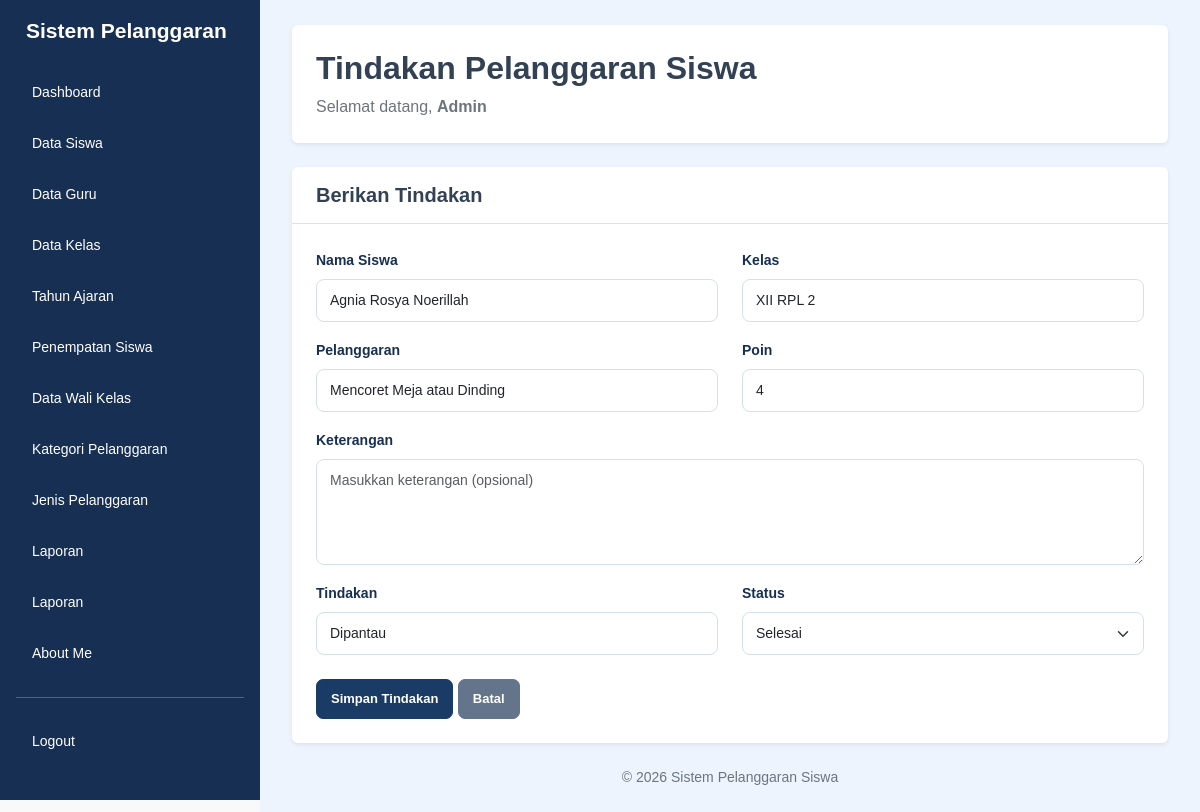
Screenshot of /beri_tindakan.php?id=56 (signed in) with the database file from the repository.
### tables this page shows
CREATE TABLE `t_pelanggaran_siswa` (
  `id` int(11) NOT NULL,
  `tahun_ajaran_id` int(11) NOT NULL,
  `siswa_id` int(11) NOT NULL,
  `nama_siswa` varchar(150) NOT NULL,
  `kelas_id` int(11) NOT NULL,
  `nama_kelas` varchar(100) NOT NULL,
  `pelanggaran_id` int(11) NOT NULL,
  `nama_pelanggaran` varchar(150) NOT NULL,
  `pelanggaran_kategori_id` int(11) NOT NULL,
  `guru_id` int(11) NOT NULL,
  `nama_guru` varchar(150) NOT NULL,
  `tanggal` date NOT NULL,
  `keterangan` text NOT NULL,
  `poin` int(11) NOT NULL,
  `tindakan` text NOT NULL,
  `status` varchar(30) NOT NULL,
  `created_at` timestamp NOT NULL DEFAULT current_timestamp(),
  `updated_at` timestamp NOT NULL DEFAULT current_timestamp()
);

### beri_tindakan.php (the view, shortened to what this page needs)
<?php
include 'config/koneksi.php';
$nama_login = $_SESSION['name'] ?? 'Pengguna';
$role = strtolower(trim($_SESSION['role'] ?? ''));
$halaman = basename($_SERVER['PHP_SELF']);
$id = isset($_GET['id']) ? (int) $_GET['id'] : 0;
$query = mysqli_query($koneksi, "
    SELECT *
    FROM t_pelanggaran_siswa
    WHERE id = $id
");
$data = mysqli_fetch_assoc($query);
$pilihan_status = [
    'Belum',
    'Diproses',
    'Selesai'
];
$keterangan_saat_ini = $data['keterangan'] ?? '';
$tindakan_saat_ini = $data['tindakan'] ?? '';
$status_saat_ini = $data['status'] ?? 'Belum';
?>
<!DOCTYPE html>
<html lang="id">
<head>
    <link href="https://cdn.jsdelivr.net/npm/bootstrap@5.3.8/dist/css/bootstrap.min.css" rel="stylesheet">
    <link rel="stylesheet" href="style/style.css">
</head>
<body class="bg-light">
<div class="container-fluid">
    <div class="row">
        <div class="sidebar col-md-3 col-lg-2 position-fixed top-0 start-0 vh-100 p-3 overflow-auto">
            <h4 class="text-white mb-4">Sistem Pelanggaran</h4>
            <ul class="nav nav-pills flex-column gap-1">
                <?php if ($role == 'admin') { ?>
                    <li class="nav-item">
                        <a href="dashboard.php"
                           class="nav-link <?= $halaman == 'dashboard.php' ? 'active' : 'text-white'; ?>">
                            Dashboard
                        </a>
                    </li>
                    <li class="nav-item">
                        <a href="data_siswa.php" class="nav-link text-white">Data Siswa</a>
                    </li>
                    <li class="nav-item">
                        <a href="data_guru.php" class="nav-link text-white">Data Guru</a>
                    </li>
                    <li class="nav-item">
                        <a href="data_kelas.php" class="nav-link text-white">Data Kelas</a>
                    </li>
                    <li class="nav-item">
                        <a href="data_tahun_ajaran.php" class="nav-link text-white">Tahun Ajaran</a>
                    </li>
                    <li class="nav-item">
                        <a href="data_penempatan_siswa.php" class="nav-link text-white">Penempatan Siswa</a>
                    </li>
                    <li class="nav-item">
                        <a href="data_wali_kelas.php" class="nav-link text-white">Data Wali Kelas</a>
                    </li>
                    <li class="nav-item">
                        <a href="data_kategori_pelanggaran.php" class="nav-link text-white">Kategori Pelanggaran</a>
                    </li>
                    <li class="nav-item">
                        <a href="data_jenis_pelanggaran.php" class="nav-link text-white">Jenis Pelanggaran</a>
                    </li>
                    <li class="nav-item">
                        <a href="laporan.php" class="nav-link text-white">Laporan</a>
                    </li>
                <?php } ?>
                <li class="nav-item">
                    <a href="laporan.php" class="nav-link text-white">
                        Laporan
                    </a>
                </li>
                <li class="nav-item">
                    <a href="about_me.php" class="nav-link text-white">
                        About Me
                    </a>
                </li>
                <hr class="border-white">
                <li class="nav-item">
                    <a href="logout.php" class="nav-link text-white">
                        Logout
                    </a>
                </li>
            </ul>
        </div>
        <main class="content-main">
            <div class="page-content">
                <div class="bg-white rounded shadow-sm p-4 mb-4">
                    <h2 class="fw-bold">Tindakan Pelanggaran Siswa</h2>
                    <p class="text-secondary mb-0">
                        Selamat datang,
                        <b><?= htmlspecialchars($nama_login); ?></b>
                    </p>
                </div>
                <div class="bg-white rounded shadow-sm mb-4">
                    <div class="border-bottom px-4 py-3">
                        <h5 class="fw-bold mb-0">Berikan Tindakan</h5>
                    </div>
                    <div class="p-4">
                        <form method="POST">
                            <div class="row">
                                <div class="col-md-6 mb-3">
                                    <label class="form-label">Nama Siswa</label>
                                    <input
                                        type="text"
                                        class="form-control"
                                        value="<?= htmlspecialchars($data['nama_siswa'] ?? '-'); ?>"
                                        readonly
                                    >
                                </div>
                                <div class="col-md-6 mb-3">
                                    <label class="form-label">Kelas</label>
                                    <input
                                        type="text"
                                        class="form-control"
                                        value="<?= htmlspecialchars($data['nama_kelas'] ?? '-'); ?>"
                                        readonly
                                    >
                                </div>
                                <div class="col-md-6 mb-3">
                                    <label class="form-label">Pelanggaran</label>
                                    <input
                                        type="text"
                                        class="form-control"
                                        value="<?= htmlspecialchars($data['nama_pelanggaran'] ?? '-'); ?>"
                                        readonly
                                    >
                                </div>
                                <div class="col-md-6 mb-3">
                                    <label class="form-label">Poin</label>
                                    <input
                                        type="text"
                                        class="form-control"
                                        value="<?= htmlspecialchars($data['poin'] ?? '-'); ?>"
                                        readonly
                                    >
                                </div>
                                <div class="col-12 mb-3">
                                    <label for="keterangan" class="form-label">
                                        Keterangan
                                    </label>
                                    <textarea
                                        name="keterangan"
                                        id="keterangan"
                                        class="form-control"
                                        rows="4"
                                        placeholder="Masukkan keterangan (opsional)"
                                    ><?= htmlspecialchars($keterangan_saat_ini); ?></textarea>
                                </div>
                                <div class="col-md-6 mb-3">
                                    <label for="tindakan" class="form-label">
                                        Tindakan
                                    </label>
                                    <input
                                        type="text"
                                        name="tindakan"
                                        id="tindakan"
                                        class="form-control"
                                        value="<?= htmlspecialchars($tindakan_saat_ini); ?>"
                                        placeholder="Masukkan tindakan (opsional)"
                                    >
                                </div>
                                <div class="col-md-6 mb-4">
                                    <label for="status" class="form-label">
                                        Status
                                    </label>
                                    <select
                                        name="status"
                                        id="status"
                                        class="form-select"
                                        required
                                    >
                                        <?php foreach ($pilihan_status as $pilihan) { ?>
                                            <option
                                                value="<?= htmlspecialchars($pilihan); ?>"
                                                <?= ($status_saat_ini == $pilihan) ? 'selected' : ''; ?>
                                            >
                                                <?= htmlspecialchars($pilihan); ?>
                                            </option>
                                        <?php } ?>
                                    </select>
                                </div>
                            </div>
                            <button
                                type="submit"
                                name="simpan"
                                class="btn btn-primary"
                            >
                                Simpan Tindakan
                            </button>
                            <a href="tindakan.php" class="btn btn-secondary">
                                Batal
                            </a>
                        </form>
                    </div>
                </div>
                <p class="text-secondary text-center mt-4 small">
                    © 2026 Sistem Pelanggaran Siswa
                </p>
            </div>
        </main>
    </div>
</div>
</body>
</html

### style/style.css (style rules this page uses)
* { box-sizing: border-box; }
html { width: 100%; min-height: 100%; overflow-x: hidden; }
body { width: 100%; min-height: 100vh; margin: 0; padding: 0; font-family: Arial, Helvetica, sans-serif; background-color: #edf4fd; color: #334155; }
a { text-decoration: none; }
.sidebar { position: fixed !important; top: 0; left: 0; width: 260px !important; max-width: 260px !important; height: 100vh; padding: 24px 15px; background-color: #172f52 !important; z-index: 1001; overflow-y: auto; overflow-x: hidden; flex: none !important; }
.sidebar h4 { color: #ffffff; font-size: 21px; font-weight: 700; margin: 0 0 38px; padding: 0 10px; line-height: 1.4; }
.sidebar .nav { display: flex; flex-direction: column; gap: 7px; }
.sidebar .nav-item { width: 100%; }
.sidebar .nav-link { display: block; width: 100%; padding: 13px 16px; border-radius: 9px; color: #e2eaf6; font-size: 14px; font-weight: 500; transition: all 0.2s ease; }
.content-main { display: block !important; position: relative; width: calc(100% - 260px) !important; max-width: none !important; min-height: 100vh; margin-left: 260px !important; margin-right: 0 !important; padding: 25px 32px 35px !important; background-color: #edf4fd; overflow-x: hidden; }
.btn { display: inline-flex; justify-content: center; align-items: center; border-radius: 7px; padding: 9px 14px; font-size: 13px; font-weight: 600; white-space: nowrap; transition: all 0.2s ease; }
.btn-primary { background-color: #193b65; border-color: #193b65; color: #ffffff; }
.btn-secondary { background-color: #64748b; border-color: #64748b; color: #ffffff; }
.form-label { color: #172f52; font-size: 14px; font-weight: 600; }
.form-control, .form-select { padding: 10px 13px; border: 1px solid #d5e0ee; border-radius: 8px; font-size: 14px; }
@media (min-width: 768px) { .content-main { padding-top: 25px !important; } }

### rows the page displays
t_pelanggaran_siswa: nama_siswa "Agnia Rosya Noerillah", nama_kelas "XII RPL 2", nama_pelanggaran "Mencoret Meja atau Dinding", poin "4", tindakan "Dipantau", status "Selesai"

### other values shown
$nama_login "Admin"
